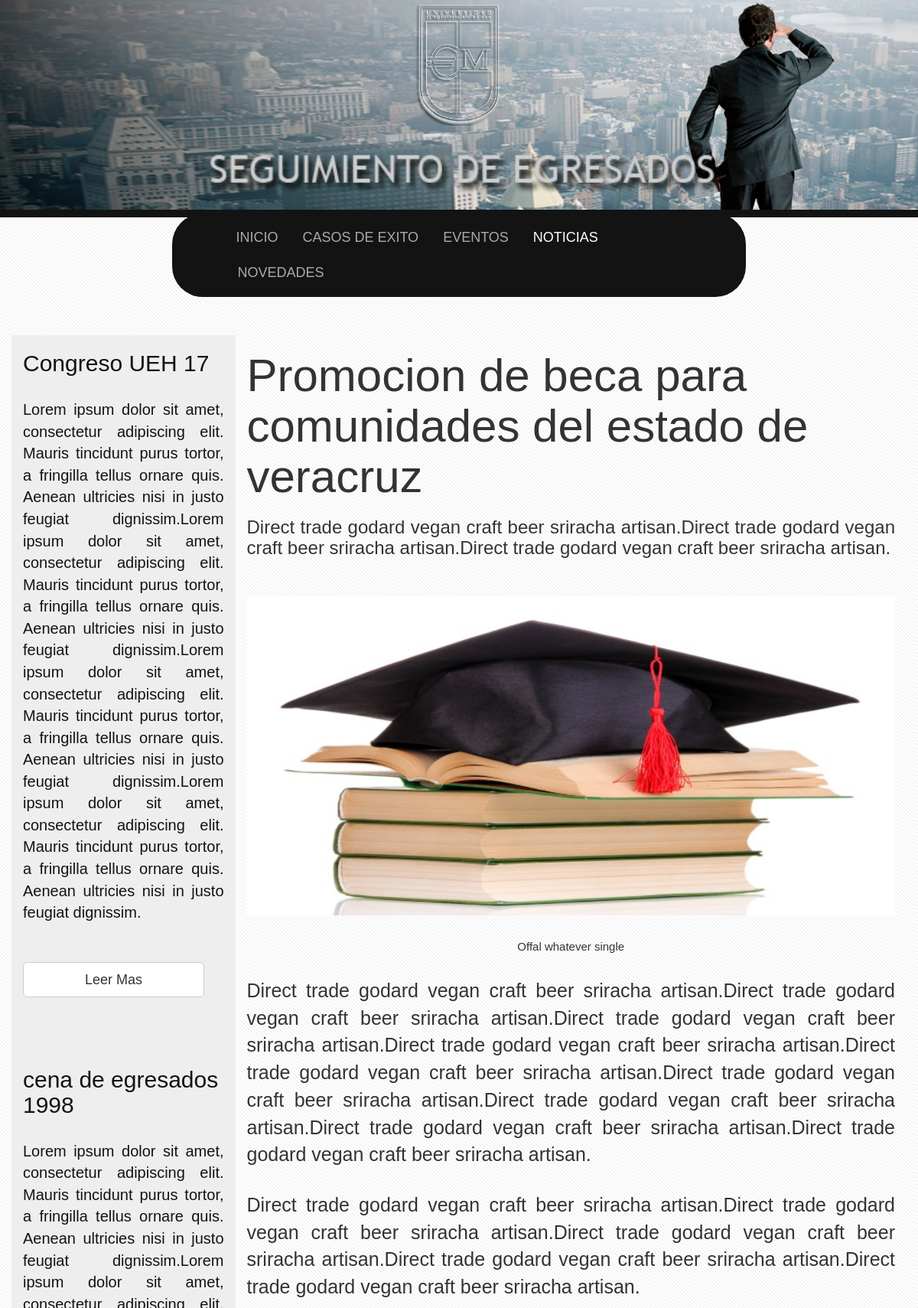
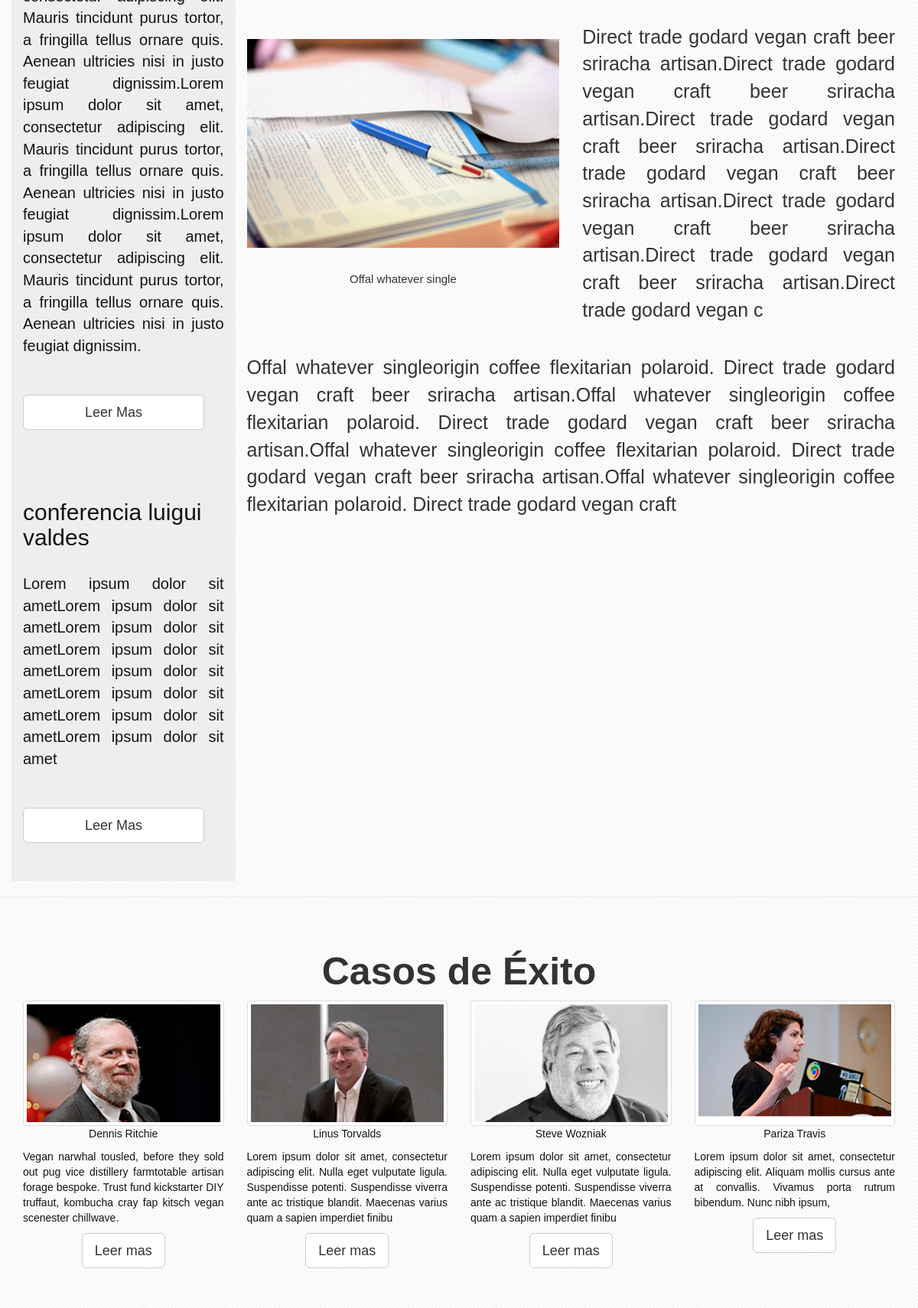
/php/noticia-5.php (upper part), run on the app's committed database (2 pictures, top to bottom).
### tables this page shows
CREATE TABLE `eventos` (
  `id_evento` int(11) NOT NULL,
  `titulo` varchar(45) NOT NULL,
  `texto1` text NOT NULL,
  `img1` text NOT NULL,
  `img2` text NOT NULL,
  `img3` text NOT NULL,
  `pieimg1` varchar(100) NOT NULL,
  `pieimg2` varchar(50) NOT NULL,
  `texto2` text NOT NULL,
  `texto3` text NOT NULL,
  `texto4` text NOT NULL,
  `texto5` text NOT NULL,
  `lugar` varchar(50) NOT NULL,
  `direccion` varchar(60) NOT NULL,
  `fecha` varchar(10) NOT NULL,
  `hora` varchar(5) NOT NULL,
  `ciudad` varchar(50) NOT NULL,
  `telefono` varchar(13) NOT NULL,
  `duracion` int(1) NOT NULL,
  `estado` varchar(9) NOT NULL
);

CREATE TABLE `noticias` (
  `id_noticia` int(11) NOT NULL,
  `noticia` varchar(100) NOT NULL,
  `texto1` varchar(200) NOT NULL,
  `img1` text NOT NULL,
  `img2` text NOT NULL,
  `img3` text NOT NULL,
  `imgpie1` varchar(100) NOT NULL,
  `imgpie2` varchar(50) NOT NULL,
  `texto2` text NOT NULL,
  `texto3` text NOT NULL,
  `texto4` text NOT NULL,
  `texto5` text NOT NULL,
  `fecha` varchar(10) NOT NULL,
  `estado` varchar(8) NOT NULL
);

CREATE TABLE `casoexito` (
  `id_caso` int(11) NOT NULL,
  `nombre_caso` varchar(36) NOT NULL,
  `texto1` varchar(200) NOT NULL,
  `img1` text NOT NULL,
  `img2` text NOT NULL,
  `img3` text NOT NULL,
  `imgpie1` varchar(100) NOT NULL,
  `imgpie2` varchar(50) NOT NULL,
  `texto2` text NOT NULL,
  `texto3` text NOT NULL,
  `texto4` text NOT NULL,
  `texto5` text NOT NULL,
  `fecha` varchar(10) NOT NULL,
  `estado` varchar(8) NOT NULL
);

### php/noticia-5.php (the view, shortened to what this page needs)
<?php
include "../config/cabecera-noticia.inc";
include "../config/config.inc";
$conexion = mysqli_connect($servidor, $usuario, $contrasena, $basededatos);
mysqli_set_charset($conexion, "utf8");
$peticion = "SELECT * FROM noticias WHERE estado = 'Activo5' ";
$resultado = mysqli_query($conexion, $peticion);
?>
<div id="caso-exito" class="container">
  <div class="row">
    <div id="side-bar" class="col-xs-3 visible-md visible-lg">
      <?php include "side-bar.inc"; ?>
    </div>
    <div class="col-xs-12 col-md-9">
    <?php while($fila = mysqli_fetch_array($resultado)){
      echo '
      <h1>'.$fila["noticia"].'</h1>
      <h3 class="text-justify">'.$fila["texto1"].'</h3>
      <img class="img-responsive center-block" src="../img/temp/fotonoticia5-1.png" alt="imagen principal">
      <p id="pie-foto-1" class="text-center">'.$fila["imgpie1"].'</p>
      <p  class="text-justify">'.$fila["texto2"].'</p>
      <p  class="text-justify">'.$fila["texto3"].'</p>
      <div id="img-texto" class="row">
        <div class="col-xs-12 col-md-6">
          <img class="center-block img-responsive" src="../img/temp/fotonoticia5-2.png" alt="imagen secundaria">
          <p id="pie-foto-2" class="text-center">'.$fila["imgpie2"].'</p>
        </div>
        <div class="col-xs-12 col-md-6">
          <p class="text-justify">'.$fila["texto4"].'</p>
        </div>
        <div class="col-xs-12">
          <p class="text-justify">'.$fila["texto5"].'</p>
          </div>
          ';
          }
          ?>
      </div>
    </div>
  </div>
</div>
<hr>
<?php include "lideres.inc"; ?>
<?php include "../config/pie-noticia.inc";  ?>

### php/side-bar.inc
<?php
include "../config/config.inc";
$conexion = mysqli_connect($servidor, $usuario, $contrasena, $basededatos);
  mysqli_set_charset($conexion, "utf8");
$peticion5 = "SELECT titulo, texto1 FROM eventos WHERE estado = 'Activo1'";
  $resultado5 = mysqli_query($conexion, $peticion5);
  $peticion6 = "SELECT titulo, texto1 FROM eventos WHERE estado = 'Activo2'";
  $resultado6 = mysqli_query($conexion, $peticion6);
  $peticion7 = "SELECT titulo, texto1 FROM eventos WHERE estado = 'Activo3'";
  $resultado7 = mysqli_query($conexion, $peticion7);
  while($fila5 = mysqli_fetch_array($resultado5)){
    $titulo1 = $fila5["titulo"];
    $texto1 = $fila5["texto1"];
  }
while($fila6 = mysqli_fetch_array($resultado6)){
  $titulo2 = $fila6["titulo"];
  $texto2 = $fila6["texto1"];
}
while($fila7 = mysqli_fetch_array($resultado7)){
  $titulo3 = $fila7["titulo"];
  $texto3 = $fila7["texto1"];
}
?>
<a href="evento-1.php">
<h2><?php echo $titulo1; ?></h2>
<p class="text-justify"><?php echo $texto1; ?></p>
</a>
<a href="evento-1.php"><button class="btn btn-default btn-lg" type="button">Leer Mas</button></a>
<hr>
<a href="evento-1.php">
<h2><?php echo $titulo2; ?></h2>
<p class="text-justify"><?php echo $texto2; ?></p>
</a>
<a href="evento-2.php"><button class="btn btn-default btn-lg" type="button">Leer Mas</button></a>
<hr>
<a href="evento-1.php">
<h2><?php echo $titulo3; ?></h2>
<p class="text-justify"><?php echo $texto3; ?></p>
</a>
<a href="evento-3.php"><button class="btn btn-default btn-lg" type="button">Leer Mas</button></a>

### php/lideres.inc (shortened to what this page needs)
<?php
$peticion4 = "SELECT nombre_caso, texto1, estado FROM casoexito WHERE estado = 'Activo1' || estado = 'Activo2' ||estado = 'Activo3' || estado = 'Activo4' ";
$resultado4 = mysqli_query($conexion, $peticion4);
while($fila4 = mysqli_fetch_array($resultado4)){
  if($fila4["estado"] == 'Activo1'){
    $nombre_caso1 = $fila4["nombre_caso"];
    $texto1 = $fila4["texto1"];
  }
  if($fila4["estado"] == 'Activo2'){
    $nombre_caso2 = $fila4["nombre_caso"];
    $texto2 = $fila4["texto1"];
  }
  if($fila4["estado"] == 'Activo3'){
    $nombre_caso3 = $fila4["nombre_caso"];
    $texto3 = $fila4["texto1"];
  }
  if($fila4["estado"] == 'Activo4'){
    $nombre_caso4 = $fila4["nombre_caso"];
    $texto4 = $fila4["texto1"];
  }
}
 ?>
<div id="lideres-noticia">
  <div class="lideres-noticia container">
    <div class="row">
      <h1 class="text-center">Casos de Éxito</h1>
      <div class="col-xs-12 col-md-3 col-sm-6 seccion-lider">
      <a href="caso-exito-1.php">
        <img class="img-responsive img-thumbnail center-block" src="../img/temp/fotolider1.png" alt="lider euro">
        <p class="text-center"><?php echo $nombre_caso1 ?></p>
        <p class="text-justify"><?php echo $texto1 ?></p>
      </a>
        <a href="caso-exito-1.php"><button class="center-block btn btn-default btn-lg hidden-xs" type="button">Leer mas</button></a>
      </div>
      <div class="col-xs-12 col-md-3 col-sm-6 seccion-lider">
      <a href="caso-exito-2.php">
        <img class="img-responsive img-thumbnail center-block" src="../img/temp/fotolider2.png" alt="lider euro">
        <p class="text-center"><?php echo $nombre_caso2 ?></p>
        <p class="text-justify"><?php echo $texto2 ?></p>
      </a>
        <a href="caso-exito-2.php"><button class="center-block btn btn-default btn-lg hidden-xs" type="button">Leer mas</button></a>
      </div>
      <div class="col-xs-12 col-md-3 col-sm-6 seccion-lider">
      <a href="caso-exito-3.php">
        <img class="img-responsive img-thumbnail center-block" src="../img/temp/fotolider3.png" alt="lider euro">
        <p class="text-center"><?php echo $nombre_caso3 ?></p>
        <p class="text-justify"><?php echo $texto3 ?></p>
        </a>
        <a href="caso-exito-3.php"><button class="center-block btn btn-default btn-lg hidden-xs" type="button">Leer mas</button></a>
      </div>
      <div class="col-xs-12 col-md-3 col-sm-6 seccion-lider">
      <a href="caso-exito-4.php">
        <img class="img-responsive img-thumbnail center-block" src="../img/temp/fotolider4.png" alt="lider euro">
        <p class="text-center"><?php echo $nombre_caso4 ?></p>
        <p class="text-justify"><?php echo $texto4 ?></p>
        </a>
        <a href="caso-exito-4.php"><button class="center-block btn btn-default btn-lg hidden-xs" type="button">Leer mas</button></a>
      </div>
    </div>
  </div>
</div>

### css/caso-exito.css (style rules this page uses)
body { font-family : "Trebuchet MS", Arial, Helvetica, sans-serif; background: #fff url(../img/overlay.png) repeat; }
a:link { text-decoration: none; }
#caso-exito { margin-top: 80px; }
#caso-exito h1, #caso-exito h3, { margin-bottom: 30px; }
#caso-exito img { margin-bottom: 30px; margin-top: 30px; }
#lideres-noticia { margin-top: 50px; margin-bottom: 50px; }
#lideres-noticia p { color: #131313; }
#lideres-noticia .seccion-lider { margin-bottom: 50px; }
#lideres-noticia h1 { font-size: 5rem; font-weight: 900; }
@media (min-width: 1170px) { #caso-exito { margin-top: 100px; } }
@media (min-width: 1170px) { #caso-exito h1 { font-size: 6rem; } }
@media (min-width: 1170px) { #caso-exito img { margin-top: 50px; width: 100%; } }
@media (min-width: 1170px) { #caso-exito p { margin-top: 30px; font-size: 2.5rem; } }
@media (min-width: 1170px) { #caso-exito .row #pie-foto-1 { font-size: 1.5rem; } }
@media (min-width: 1170px) { #caso-exito #img-texto #pie-foto-2 { font-size: 1.5rem; } }
@media (min-width: 1170px) { #side-bar { background-color: #eee; } }
@media (min-width: 1170px) { #side-bar button { padding-left: 80px; padding-right: 80px; margin-bottom: 50px; } }
@media (min-width: 1170px) { #side-bar h2 { color: #131313; } }
@media (min-width: 1170px) { #side-bar p { font-size: 2rem; color: #131313; margin-bottom: 50px; } }

### data on the page
eventos: titulo "Congreso UEH 17", texto1 "Lorem ipsum dolor sit amet, consectetur adipiscing elit. Mauris tincidunt purus tortor, a fringilla tellus ornare quis. Aenean ultricies nisi in justo feugiat dignissim.Lorem ipsum dolor sit amet, consectetur adipiscing elit. Mauris tincidunt purus tortor, a fringilla tellus ornare quis. Aenean ultricies nisi in justo feugiat dignissim.Lorem ipsum dolor sit amet, consectetur adipiscing elit. Mauris tincidunt purus tortor, a fringilla tellus ornare quis. Aenean ultricies nisi in justo feugiat dignissim.Lorem ipsum dolor sit amet, consectetur adipiscing elit. Mauris tincidunt purus tortor, a fringilla tellus ornare quis. Aenean ultricies nisi in justo feugiat dignissim."
eventos: titulo "cena de egresados 1998", texto1 "Lorem ipsum dolor sit amet, consectetur adipiscing elit. Mauris tincidunt purus tortor, a fringilla tellus ornare quis. Aenean ultricies nisi in justo feugiat dignissim.Lorem ipsum dolor sit amet, consectetur adipiscing elit. Mauris tincidunt purus tortor, a fringilla tellus ornare quis. Aenean ultricies nisi in justo feugiat dignissim.Lorem ipsum dolor sit amet, consectetur adipiscing elit. Mauris tincidunt purus tortor, a fringilla tellus ornare quis. Aenean ultricies nisi in justo feugiat dignissim.Lorem ipsum dolor sit amet, consectetur adipiscing elit. Mauris tincidunt purus tortor, a fringilla tellus ornare quis. Aenean ultricies nisi in justo feugiat dignissim."
eventos: titulo "conferencia luigui valdes", texto1 "Lorem ipsum dolor sit ametLorem ipsum dolor sit ametLorem ipsum dolor sit ametLorem ipsum dolor sit ametLorem ipsum dolor sit ametLorem ipsum dolor sit ametLorem ipsum dolor sit ametLorem ipsum dolor sit amet"
noticias: noticia "Promocion de beca para comunidades del estado de veracruz", texto1 "Direct trade godard vegan craft beer sriracha artisan.Direct trade godard vegan craft beer sriracha artisan.Direct trade godard vegan craft beer sriracha artisan.", imgpie1 "Offal whatever single", texto2 "Direct trade godard vegan craft beer sriracha artisan.Direct trade godard vegan craft beer sriracha artisan.Direct trade godard vegan craft beer sriracha artisan.Direct trade godard vegan craft beer sriracha artisan.Direct trade godard vegan craft beer sriracha artisan.Direct trade godard vegan craft beer sriracha artisan.Direct trade godard vegan craft beer sriracha artisan.Direct trade godard vegan craft beer sriracha artisan.Direct trade godard vegan craft beer sriracha artisan.", texto3 "Direct trade godard vegan craft beer sriracha artisan.Direct trade godard vegan craft beer sriracha artisan.Direct trade godard vegan craft beer sriracha artisan.Direct trade godard vegan craft beer sriracha artisan.Direct trade godard vegan craft beer sriracha artisan.", imgpie2 "Offal whatever single", texto4 "Direct trade godard vegan craft beer sriracha artisan.Direct trade godard vegan craft beer sriracha artisan.Direct trade godard vegan craft beer sriracha artisan.Direct trade godard vegan craft beer sriracha artisan.Direct trade godard vegan craft beer sriracha artisan.Direct trade godard vegan craft beer sriracha artisan.Direct trade godard vegan c", texto5 "Offal whatever singleorigin coffee flexitarian polaroid. Direct trade godard vegan craft beer sriracha artisan.Offal whatever singleorigin coffee flexitarian polaroid. Direct trade godard vegan craft beer sriracha artisan.Offal whatever singleorigin coffee flexitarian polaroid. Direct trade godard vegan craft beer sriracha artisan.Offal whatever singleorigin coffee flexitarian polaroid. Direct trade godard vegan craft"
casoexito: nombre_caso "Dennis Ritchie", texto1 "Vegan narwhal tousled, before they sold out pug vice distillery farmtotable artisan forage bespoke. Trust fund kickstarter DIY truffaut, kombucha cray fap kitsch vegan scenester chillwave."
casoexito: nombre_caso "Linus Torvalds", texto1 "Lorem ipsum dolor sit amet, consectetur adipiscing elit. Nulla eget vulputate ligula. Suspendisse potenti. Suspendisse viverra ante ac tristique blandit. Maecenas varius quam a sapien imperdiet finibu"
casoexito: nombre_caso "Steve Wozniak", texto1 "Lorem ipsum dolor sit amet, consectetur adipiscing elit. Nulla eget vulputate ligula. Suspendisse potenti. Suspendisse viverra ante ac tristique blandit. Maecenas varius quam a sapien imperdiet finibu"
casoexito: nombre_caso "Pariza Travis", texto1 "Lorem ipsum dolor sit amet, consectetur adipiscing elit. Aliquam mollis cursus ante at convallis. Vivamus porta rutrum bibendum. Nunc nibh ipsum,"
